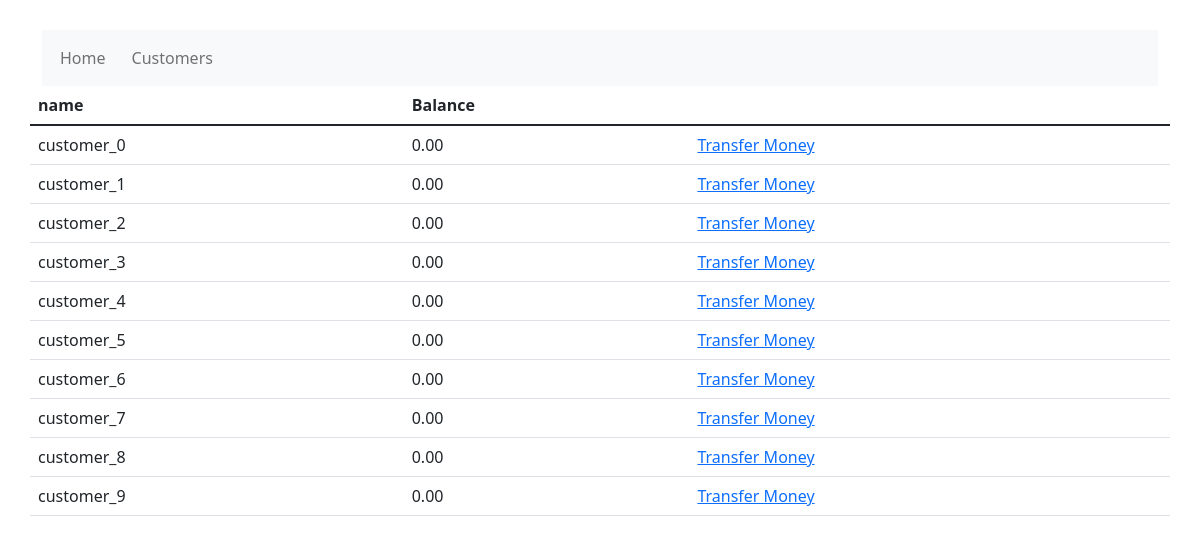
Page /cust on the earlier database version.
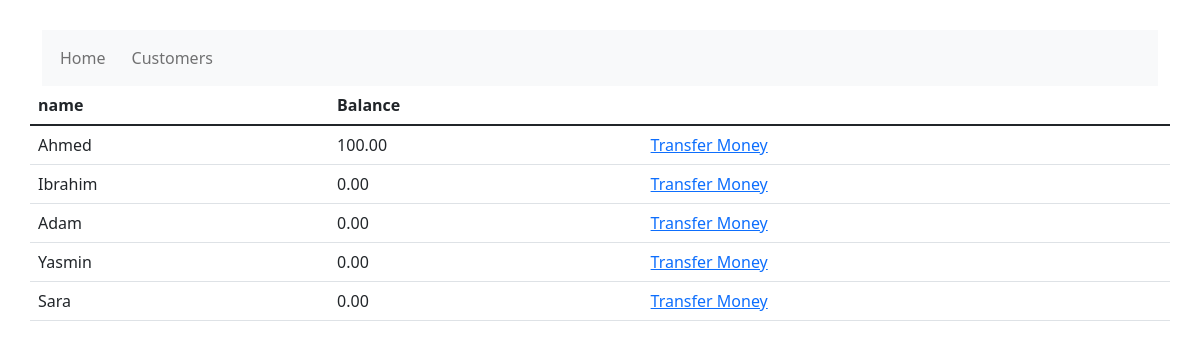
Same page on the later database version.
### finance/models.py (models this page shows, shortened)
class Customer(models.Model):
    first_name = models.CharField(max_length=30)
    last_name = models.CharField(max_length=30)
    email = models.CharField(max_length=100)
    balance = models.DecimalField(max_digits=10, decimal_places=2, default=0)

### finance/views.py (the view)
# urls.py: urlpatterns = [path('cust', views.customers, name="cust"),
def customers(request):
    return render(request, "customers.html", {"customers": Customer.objects.all()})

### finance/templates/customers.html
{% extends "layout.html"%}
{% block body %}
        <table class="table">
           <thead >
            <th scope="col">name</th>
             <th scope="col">Balance</th>
             <th scope="col"></th>
           </thead>
           <tbody>
            {% for customer in customers%}
            <tr>
                <td>
                    {{customer.first_name}}
                </td>
                <td>
                    {{customer.balance}}
                </td>
                <td>
                    <a href="{% url 'finance:transfer' customer.id %}" > Transfer Money
                    </a>
                </td>
            </tr>
           {%endfor%}
           </tbody>
        </table>
{% endblock%}

### finance/templates/layout.html (shortened to what this page needs)
{% load static %}
<html lang="eng">
    <head>
        <link href="{% static 'style.css'%}" rel="stylesheet">
<link href="https://cdn.jsdelivr.net/npm/bootstrap@5.1.3/dist/css/bootstrap.min.css" rel="stylesheet">
    </head>
    <body>
        <header>
            <div class="container">
                <nav  class="navbar navbar-expand-lg navbar-light bg-light">
                    <ul class="navbar-nav mr-auto">
                        <li class="nav-item"><a class="nav-link" href="{%url 'finance:home'%}">Home</a></li>
                        <li class="nav-item"><a class="nav-link" href="{%url 'finance:cust'%}">Customers</a></li>
                    </ul>
                </nav>
            </div>
        </header>
        {% block body %}
        {% endblock%}
    </body>
</html>

### finance/static/style.css (style rules this page uses)
html { padding: 30px; }
li { margin-left: 10px; }

Differences in the rows shown:
removed Customer: first_name "customer_0", balance "0.00"
removed Customer: first_name "customer_1", balance "0.00"
removed Customer: first_name "customer_2", balance "0.00"
removed Customer: first_name "customer_3", balance "0.00"
removed Customer: first_name "customer_4", balance "0.00"
removed Customer: first_name "customer_5", balance "0.00"
removed Customer: first_name "customer_6", balance "0.00"
removed Customer: first_name "customer_7", balance "0.00"
removed Customer: first_name "customer_8", balance "0.00"
removed Customer: first_name "customer_9", balance "0.00"
added Customer: first_name "Ahmed", balance "100.00"
added Customer: first_name "Ibrahim", balance "0.00"
added Customer: first_name "Adam", balance "0.00"
added Customer: first_name "Yasmin", balance "0.00"
added Customer: first_name "Sara", balance "0.00"
